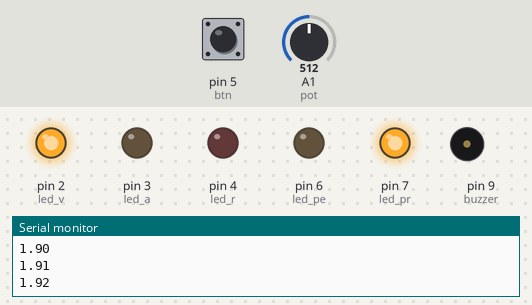
A sketch run on a simulated Arduino Uno, built with avr-gcc and run on an emulated ATmega328P. Parts: output pins drawn as LEDs (lit = HIGH), buzzer (waves = sounding), the last lines printed to the serial monitor. The inputs (shaded band) are chosen by the test bench; at power-on: A1 (pot) = 512, pin 5 (btn) HIGH.

Above: at 1.2 s.
1.3 s: A1 (pot) set to 0
At 5.1 s:
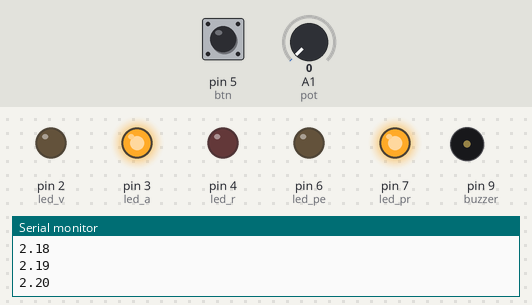
At 6.8 s:
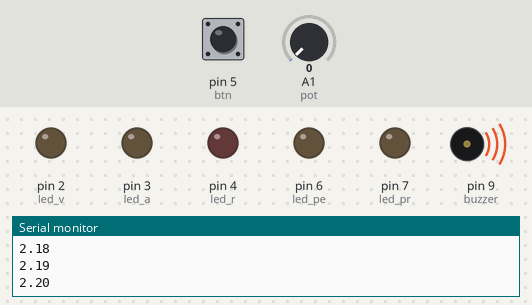
7.3 s: A1 (pot) set to 0
10.3 s: A1 (pot) set to 306
At 16.1 s:
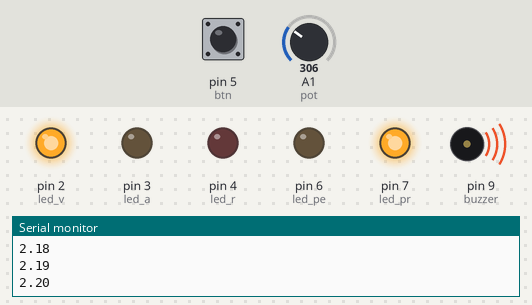
Timing chart, 0 to 17.3 s (numbered marks = the images above; inputs shaded):
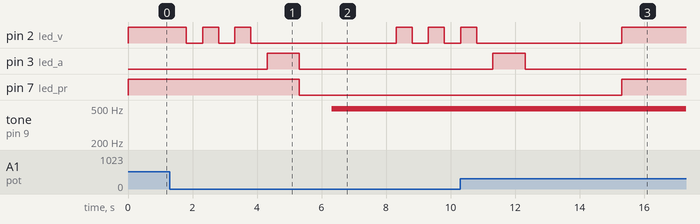

Measured:
- after the input at 1.3 s, pin 2 (led_v): alternates HIGH for 0.50 s and LOW for 0.50 s, 5 changes in all, then stays LOW, starting after 0.51 s; pin 3 (led_a): LOW → HIGH after 3.0 s, → LOW 1.0 s later; pin 7 (led_pr): HIGH → LOW after 4.0 s; tone on pin 9 (buzzer): silent → 490 Hz after 5.0 s
- after the input at 10.3 s, pin 2 (led_v): goes on until 15.3 s, then stays HIGH; pin 7 (led_pr): LOW → HIGH after 5.0 s

The sketch:

practica1.ino
```cpp
#define pot A1
#define led_v 2
#define led_a 3
#define led_r 4
#define btn   5
#define led_pe 6
#define led_pr 7
#define buzzer 9

int valorPot = 0;  //variable la cual contendra el valor leido del potenciometro
boolean valor_boton = HIGH; //variable para saber si el boton se ha presionado
float tiempo = 0; // variable para controlar el tiempo de duración del led verde

boolean espera = false;

void setup() {
  //Defi|nicion de los distintos componentes de
  //nuestro prototipo como entradas o salidas
  Serial.begin(9600);
  pinMode(led_v, OUTPUT);
  pinMode(led_a, OUTPUT);
  pinMode(led_r, OUTPUT);
  pinMode(led_pe, OUTPUT);
  pinMode(led_pr, OUTPUT);
  pinMode(buzzer, OUTPUT);
  pinMode(btn, INPUT);
}


void loop() {
  //Leemos el valor de poteciometro, dicho valor sera utilizado en
  //conjunto con la variable tiempo para asignar el tiempo que durara
  //el led verde del semaforo para los automoviles y el rojo de los peatones
    valorPot = analogRead(pot) * 5;
    digitalWrite(led_v, HIGH);
    digitalWrite(led_pr, HIGH);
    if(espera){
      espera= false;
      delay(5000);
    }
    valor_boton = digitalRead(btn); // guardamos el valor si el boton se presiona
     Serial.println(tiempo);
    while (valor_boton == LOW  || tiempo > valorPot) { //Si el boton es presionado llamamos al metodo secuencia1() que es para iniciar la secuencia del semaforo peatonal.
      secuencia1();

    }
  tiempo = tiempo + 0.01;

}

void secuencia1() {
  //Secuencia por si el boton es presionado la cual es
  //parpadea el led verde, pasa al amarillo,y encedemos el led rojo
  //asi como apagamos el led rojo del peaton y encendemos el verde
  digitalWrite(led_v, LOW);
  digitalWrite(led_v, HIGH);
  delay(500);
  digitalWrite(led_v, LOW);
  delay(500);
  digitalWrite(led_v, HIGH);
  delay(500);
  digitalWrite(led_v, LOW);
  delay(500);
  digitalWrite(led_v, HIGH);
  delay(500);
  digitalWrite(led_v, LOW);
  delay(500);
  digitalWrite(led_a, HIGH);
  delay(1000);
  digitalWrite(led_a, LOW);
  digitalWrite(led_pr, LOW);
  delay(1000);
  beep();  ////Reproducimos un sonido cuando el semaforo del peaton pasa a verde.
  digitalWrite(led_pe, HIGH);
  digitalWrite(led_r, HIGH);
  delay(valorPot);
  digitalWrite(led_r, LOW);
  digitalWrite(led_pe, LOW);
  delay(1000);
  valor_boton = HIGH;
  valorPot = analogRead(pot) * 5;
  espera = true;
}


//Metodo para emitir tono al cambiar al semaforo del peaton.
void beep()
        {
            analogWrite(buzzer, 128);
            delay(500);
            analogWrite(buzzer, 0);
            delay(500);
        }
```
